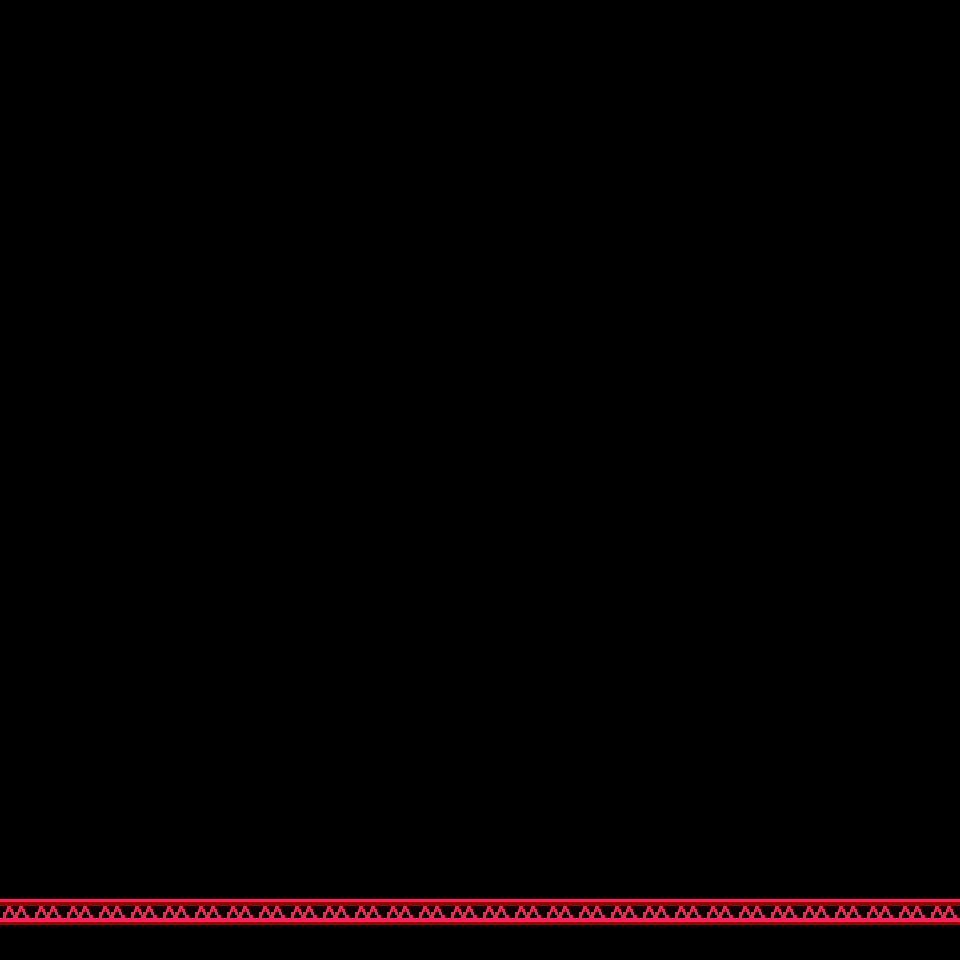

A level layout from a 2D game, rendered from its tile map. Below: a short description, then the map file with tile-grid data replaced by summaries:
An orthogonal 30x30 tile map with 32x32 px tiles, 1 tile layer (Tile Layer 1) and 1 object.

<map version="1.2" tiledversion="1.2.0" orientation="orthogonal" renderorder="right-down" width="30" height="30" tilewidth="32" tileheight="32" infinite="0" nextlayerid="3" nextobjectid="2">
 <tileset firstgid="1" source="maptiles.tsx" />
 <layer id="1" name="Tile Layer 1" width="30" height="30">
  <data>[900 cells, 900 non-empty, 2 distinct tile ids]</data>
 </layer>
 <objectgroup id="2" name="colision">
  <object id="1" x="-1.33333" y="899.333" width="962" height="24.6667" />
 </objectgroup>
</map>
